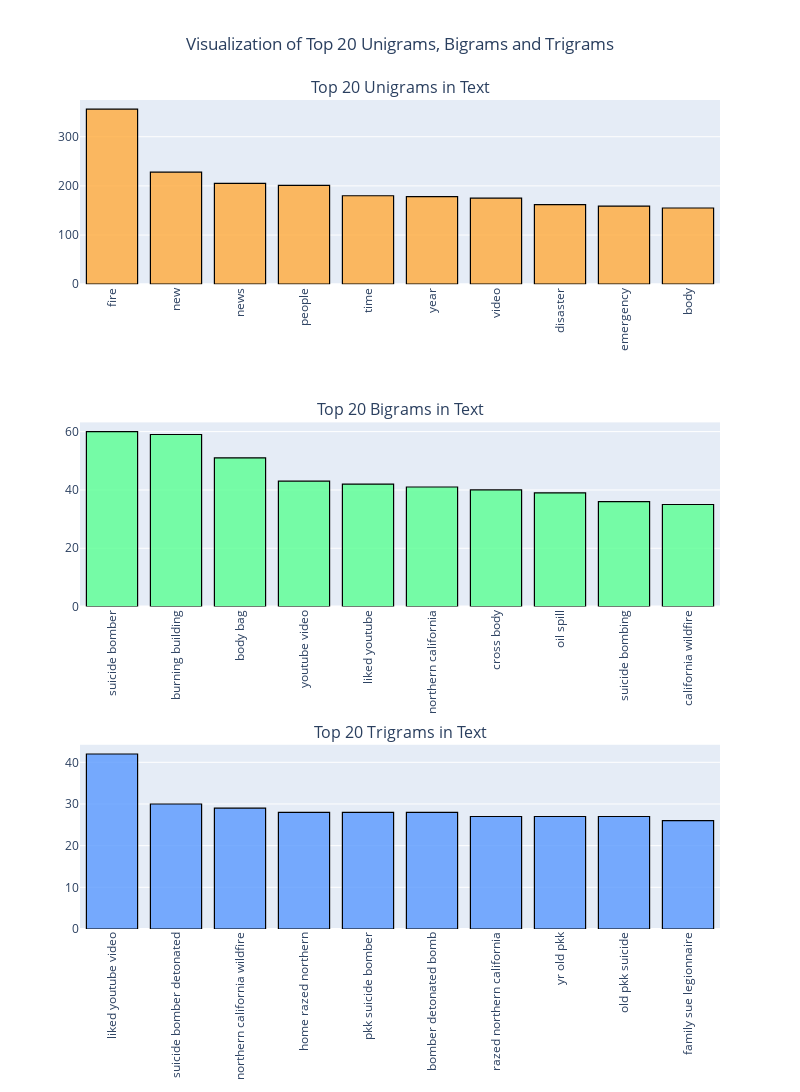

The cell this chart's notebook holds for it:
### Markdown cell above
## 4.6 Visualising top 10 N-grams for N = 1, 2, 3

### Code cell
fig = make_subplots(rows=3, cols=1,subplot_titles=("Top 20 Unigrams in Text",
                    "Top 20 Bigrams in Text","Top 20 Trigrams in Text"))
  
fig.add_trace(
    
    go.Bar(x=common_uni_df["word"],y=common_uni_df["freq"],
           marker=dict(color= 'rgba(255, 170, 59,0.8)'),
           marker_line=dict(color='black'),marker_line_width=1.2),
           row=1, col=1

).add_trace(
    
    go.Bar(x=common_bi_df["word"],y=common_bi_df["freq"],
           marker=dict(color= 'rgba(89, 255, 147,0.8)'),
           marker_line=dict(color='black'),marker_line_width=1.2),
           row=2, col=1

).add_trace(
    
    go.Bar(x=common_tri_df["word"],y=common_tri_df["freq"],
           marker=dict(color= 'rgba(89, 153, 255,0.8)'),
           marker_line=dict(color='black'),marker_line_width=1.2),
           row=3, col=1
    
).update_layout(title_text="Visualization of Top 20 Unigrams, Bigrams and Trigrams",
                title_x=0.5,showlegend=False,
                width=800,height=1600,).update_xaxes(tickangle=-90).show()

# py.plot(fig,filename='Visualization of Top 20 Unigrams, Bigrams and Trigrams',auto_open=False,show_link=False)

### Figure 1 — Plotly figure (JSON) as saved in the notebook; plotly's stock layout.template omitted (floating-point values rounded to 4 significant figures)
{"data": [{"marker": {"color": "rgba(255, 170, 59,0.8)", "line": {"color": "black", "width": 1.2}}, "type": "bar", "x": ["fire", "new", "news", "people", "time", "year", "video", "disaster", "emergency", "body"], "xaxis": "x", "y": [356, 228, 205, 201, 180, 178, 175, 162, 159, 155], "yaxis": "y"}, {"marker": {"color": "rgba(89, 255, 147,0.8)", "line": {"color": "black", "width": 1.2}}, "type": "bar", "x": ["suicide bomber", "burning building", "body bag", "youtube video", "liked youtube", "northern california", "cross body", "oil spill", "suicide bombing", "california wildfire"], "xaxis": "x2", "y": [60, 59, 51, 43, 42, 41, 40, 39, 36, 35], "yaxis": "y2"}, {"marker": {"color": "rgba(89, 153, 255,0.8)", "line": {"color": "black", "width": 1.2}}, "type": "bar", "x": ["liked youtube video", "suicide bomber detonated", "northern california wildfire", "home razed northern", "pkk suicide bomber", "bomber detonated bomb", "razed northern california", "yr old pkk", "old pkk suicide", "family sue legionnaire"], "xaxis": "x3", "y": [42, 30, 29, 28, 28, 28, 27, 27, 27, 26], "yaxis": "y3"}], "layout": {"annotations": [{"font": {"size": 16}, "showarrow": false, "text": "Top 20 Unigrams in Text", "x": 0.5, "xanchor": "center", "xref": "paper", "y": 1, "yanchor": "bottom", "yref": "paper"}, {"font": {"size": 16}, "showarrow": false, "text": "Top 20 Bigrams in Text", "x": 0.5, "xanchor": "center", "xref": "paper", "y": 0.6111, "yanchor": "bottom", "yref": "paper"}, {"font": {"size": 16}, "showarrow": false, "text": "Top 20 Trigrams in Text", "x": 0.5, "xanchor": "center", "xref": "paper", "y": 0.2222, "yanchor": "bottom", "yref": "paper"}], "height": 1600, "showlegend": false, "title": {"text": "Visualization of Top 20 Unigrams, Bigrams and Trigrams", "x": 0.5}, "width": 800, "xaxis": {"anchor": "y", "domain": [0, 1], "tickangle": -90, "type": "category", "range": [-0.5, 9.5], "autorange": true}, "xaxis2": {"anchor": "y2", "domain": [0, 1], "tickangle": -90, "type": "category", "range": [-0.5, 9.5], "autorange": true}, "xaxis3": {"anchor": "y3", "domain": [0, 1], "tickangle": -90, "type": "category", "range": [-0.5, 9.5], "autorange": true}, "yaxis": {"anchor": "x", "domain": [0.7778, 1], "type": "linear", "range": [0, 374.7], "autorange": true}, "yaxis2": {"anchor": "x2", "domain": [0.3889, 0.6111], "type": "linear", "range": [0, 63.16], "autorange": true}, "yaxis3": {"anchor": "x3", "domain": [0, 0.2222], "type": "linear", "range": [0, 44.21], "autorange": true}}}
